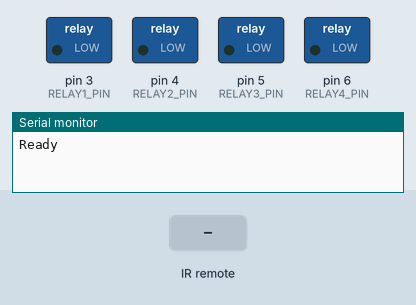
Recording of a sketch running on a simulated Arduino Uno, built with avr-gcc and run on an emulated ATmega328P. On the bench: switched loads named in the sketch (green lamp = pin HIGH), the last lines printed to the serial monitor. The test bench sets the inputs (shaded band).

Above: at 1.2 s.
1.3 s: infrared code 0x98AA1C received
At 1.6 s:
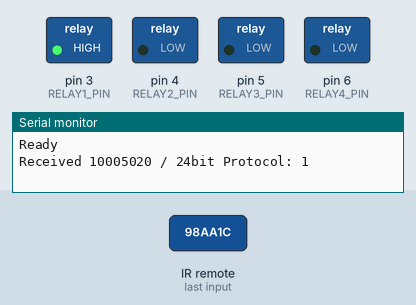
2.8 s: infrared code 0x98AA1E received
At 3.9 s:
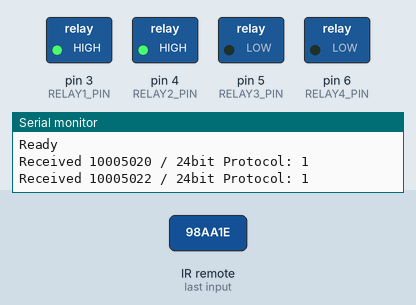
4.3 s: infrared code 0x98AA0D received
At 5.1 s:
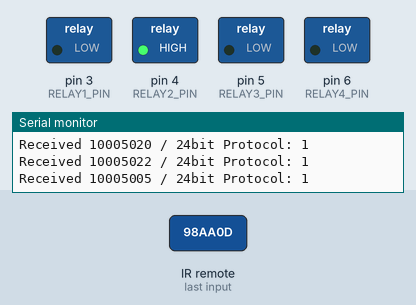
5.8 s: infrared code 0x98AA1F received
At 6.2 s:
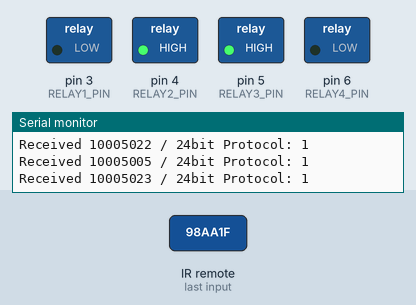
7.3 s: infrared code 0x98AA0E received
At 8.5 s:
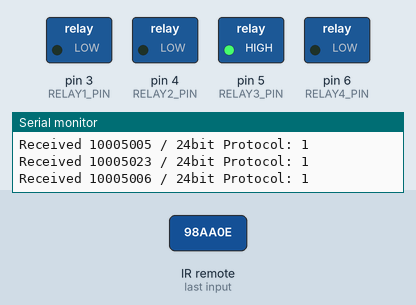
8.8 s: infrared code 0x98AA18 received
At 9.7 s:
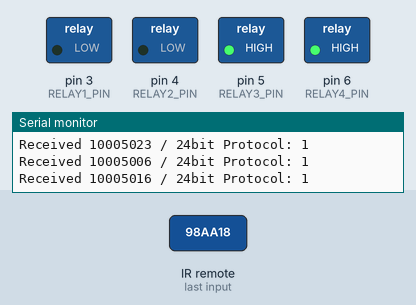
Timing chart, 0 to 11.3 s (numbered marks = the images above; inputs shaded):
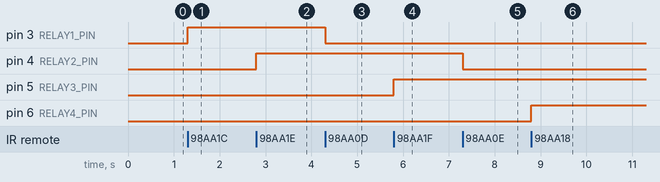

The sketch:

Arduino_433_christmas_tree.ino
```cpp
#include <RCSwitch.h>

#define RELAY1_ON_CODE 10005005
#define RELAY2_ON_CODE 10005006
#define RELAY3_ON_CODE 10005007
#define RELAY4_ON_CODE 10005000

#define RELAY1_OFF_CODE 10005020
#define RELAY2_OFF_CODE 10005022
#define RELAY3_OFF_CODE 10005023
#define RELAY4_OFF_CODE 10005016

#define RELAY1_PIN 3
#define RELAY2_PIN 4
#define RELAY3_PIN 5
#define RELAY4_PIN 6

RCSwitch mySwitch = RCSwitch();

void setup() {
  pinMode(RELAY1_PIN, OUTPUT);
  pinMode(RELAY2_PIN, OUTPUT);
  pinMode(RELAY3_PIN, OUTPUT);
  pinMode(RELAY4_PIN, OUTPUT);
  Serial.begin(9600);
  mySwitch.enableReceive(0);  // Receiver on interrupt 0 => that is pin #2

  digitalWrite(RELAY1_PIN, LOW);
  digitalWrite(RELAY2_PIN, LOW);
  digitalWrite(RELAY3_PIN, LOW);
  digitalWrite(RELAY4_PIN, LOW);
  Serial.println("Ready ");
}

void loop() {
  if (mySwitch.available()) {

    Serial.print("Received ");
    Serial.print( mySwitch.getReceivedValue() );
    Serial.print(" / ");
    Serial.print( mySwitch.getReceivedBitlength() );
    Serial.print("bit ");
    Serial.print("Protocol: ");
    Serial.println( mySwitch.getReceivedProtocol() );

    int receivedValue = mySwitch.getReceivedValue();
    switch(receivedValue) {
      case RELAY1_ON_CODE:
        digitalWrite(RELAY1_PIN, LOW);
      break;
      case RELAY2_ON_CODE:
        digitalWrite(RELAY2_PIN, LOW);
      break;
      case RELAY3_ON_CODE:
        digitalWrite(RELAY3_PIN, LOW);
      break;
      case RELAY4_ON_CODE:
        digitalWrite(RELAY4_PIN, LOW);
      break;
      case RELAY1_OFF_CODE:
        digitalWrite(RELAY1_PIN, HIGH);
      break;
      case RELAY2_OFF_CODE:
        digitalWrite(RELAY2_PIN, HIGH);
      break;
      case RELAY3_OFF_CODE:
        digitalWrite(RELAY3_PIN, HIGH);
      break;
      case RELAY4_OFF_CODE:
        digitalWrite(RELAY4_PIN, HIGH);
      break;
    }
    mySwitch.resetAvailable();
  }
}
```

Measured:
- after the input at 1.3 s, pin 3 (RELAY1_PIN): LOW → HIGH at once
- after the input at 2.8 s, pin 4 (RELAY2_PIN): LOW → HIGH at once
- after the input at 4.3 s, pin 3 (RELAY1_PIN): HIGH → LOW at once
- after the input at 5.8 s, pin 5 (RELAY3_PIN): LOW → HIGH at once
- after the input at 7.3 s, pin 4 (RELAY2_PIN): HIGH → LOW at once
- after the input at 8.8 s, pin 6 (RELAY4_PIN): LOW → HIGH at once
